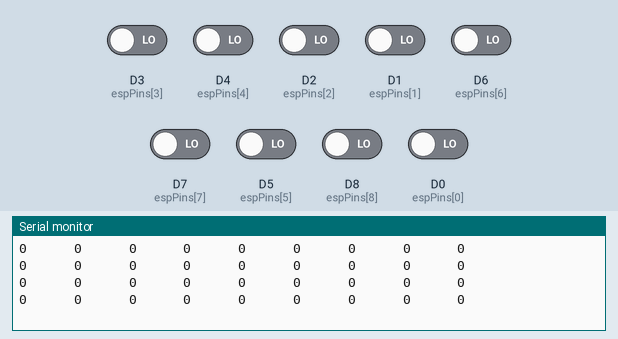
A sketch run on a simulated ESP8266 (Wemos D1 mini). Parts: the last lines printed to the serial monitor. The inputs (shaded band) are chosen by the test bench; at power-on: D0 (espPins[0]), D1 (espPins[1]), D2 (espPins[2]), D3 (espPins[3]), D4 (espPins[4]), D5 (espPins[5]), D6 (espPins[6]), D7 (espPins[7]), D8 (espPins[8]) LOW.

Above: at 1.8 s.
1.9 s: D3 (espPins[3]) driven HIGH
At 2.4 s:
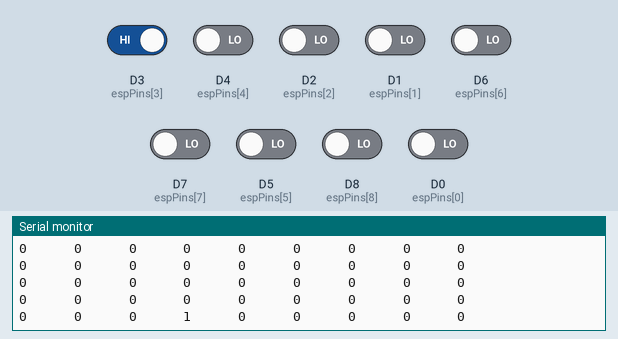
3.4 s: D4 (espPins[4]) driven HIGH
At 3.9 s:
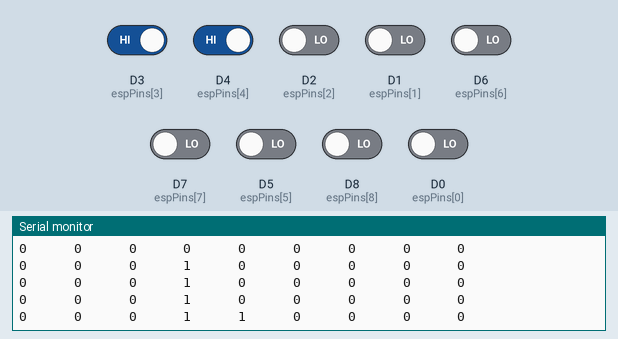
4.9 s: D2 (espPins[2]) driven HIGH
At 5.4 s:
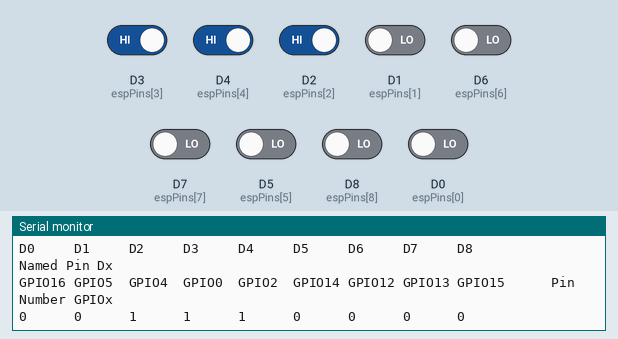
6.4 s: D1 (espPins[1]) driven HIGH
At 6.9 s:
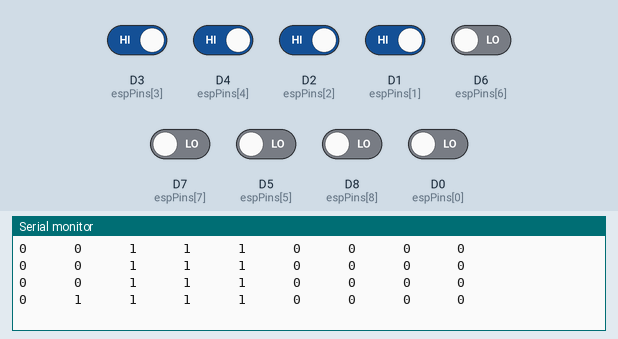
7.9 s: D6 (espPins[6]) driven HIGH
At 8.5 s:
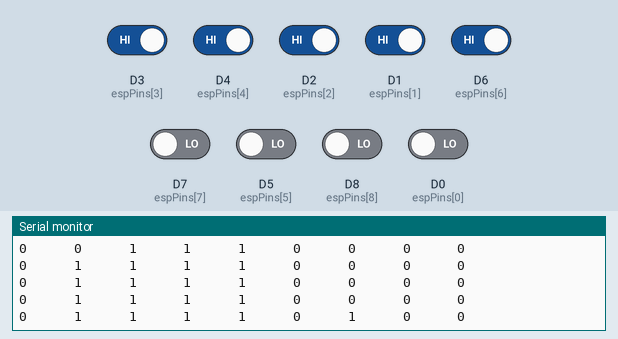
9.4 s: D7 (espPins[7]) driven HIGH
At 10.0 s:
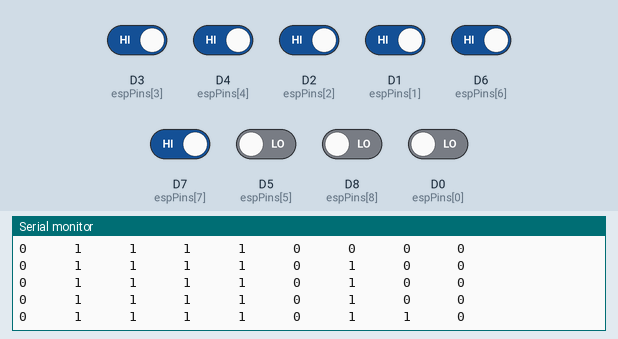

Measured:
- after the input at 1.9 s, the serial monitor: prints a new line after 0.12 s (image 1)
- after the input at 3.4 s, the serial monitor: prints a new line after 0.12 s (image 2)
- after the input at 4.9 s, the serial monitor: prints a new line after 0.13 s (image 3)
- after the input at 6.4 s, the serial monitor: prints a new line after 0.14 s (image 4)
- after the input at 7.9 s, the serial monitor: prints a new line after 0.14 s (image 5)
- after the input at 9.4 s, the serial monitor: prints a new line after 0.14 s (image 6)

The sketch:

Digital-Read-All.ino
```cpp
// #include <Arduino.h>

/**
   Naming of Pin D0 ==> 16
   Naming of Pin D1 ==> 5  // Wemos Relay Shield
   Naming of Pin D2 ==> 4
   Naming of Pin D3 ==> 0  // Button Shield
   Naming of Pin D4 ==> 2  // Default SDA if Wire.h
   Naming of Pin D5 ==> 14 // Default SCL of Wire.h; Default SCLK of SPI
   Naming of Pin D6 ==> 12 // Default MISO of SPI
   Naming of Pin D7 ==> 13 // Default MOSI of SPI
   Naming of Pin D8 ==> 15 // Default CS of SPI

  a) GPIO15 (D8) - high state makes go go to sdio mode (sd card boot mode)
  b) GPIO15 (D8) - low, GPIO0 (D3) - low, GPIO2(D4) - high = UART download mode
  c) GPIO15 (D8) - low, GPIO0 (D3)- high, GPIO2(D4) - high = boot from SPI
*/

int espPins[]     = {  D0, D1, D2, D3, D4, D5, D6, D7, D8};
String espPinNames[] = { "D0", "D1", "D2", "D3", "D4", "D5", "D6", "D7", "D8"};
int numOfPins = sizeof(espPins) / sizeof(int);

long loopCount = 0;

char data[100]; // for sprintf

/**
   Set All pins (Except D1) to input
*/
void setupAsInput() {
  Serial.print("Number of Pins: ");
  Serial.println(numOfPins);

  for (int i = 0; i < numOfPins; i++ ) {
    // pinMode(espPins[i], INPUT_PULLUP);

    pinMode(espPins[i], INPUT);
  }
}

/**
 * returns a header String lokking like:
 * D0     D1     D2     D3     D4     D5     D6     D7     D8          Named Pin Dx
 * GPIO16 GPIO5  GPIO4  GPIO0  GPIO2  GPIO14 GPIO12 GPIO13 GPIO15      Pin Number GPIOx
 *
 */
String headerString() {
  String result = "\n";
  for (int i = 0; i < numOfPins; i++ ) {
    result +=  espPinNames[i];
    result +=  "     ";
  }

  result += "     Named Pin Dx\n";
  for (int i = 0; i < numOfPins; i++ ) {
    sprintf(data, "GPIO%-2i ", espPins[i]);
    result += data;
  }
  result += "     Pin Number GPIOx\n";

  return result;
}


/**
    Read all defined Pins and return result as String
   Every 10 Lines Add Headers
*/
String readAllPins() {
  String result = "";

  // Add values of each Pin
  for (int i = 0; i < numOfPins; i++ ) {
    sprintf(data, "%-1i      ", digitalRead(espPins[i]));
    result += data;
  }

  return result;

}


void setup() {
  Serial.begin(115200);
  Serial.println("\n");
  Serial.println("Read All Digital Inputs");

  headerString();

  setupAsInput();
}

void loop() {

   // insert Header about Pin Numbers
  if ( !(loopCount++ % 10) ) {
    Serial.println(headerString());
  }

  Serial.println(readAllPins());
  delay(500);
}
```
